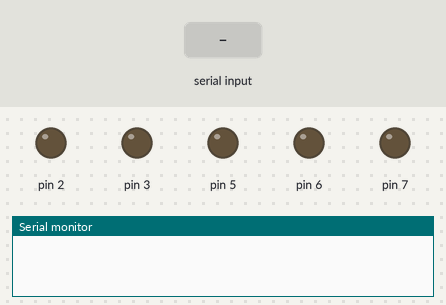
Recording of a sketch running on a simulated Arduino Mega 2560, built with avr-gcc and run on an emulated ATmega2560. Shown: output pins drawn as LEDs (lit = HIGH), the last lines printed to the serial monitor. The inputs (shaded band) are chosen by the test bench.

Above: at 1.2 s.
1.3 s: "1" received over the second serial link
At 6.0 s:
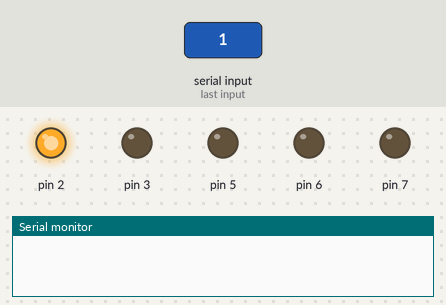
At 27.5 s:
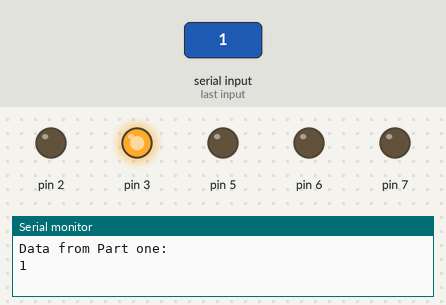
Timing chart, 0 to 33.5 s (numbered marks = the images above; inputs shaded):
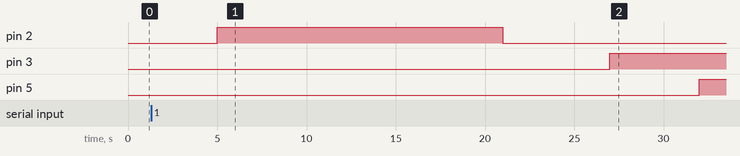

The sketch:

MasterArduino.ino
```cpp
#include <SoftwareSerial.h>

// software serial #1: RX = digital pin 10, TX = digital pin 11
SoftwareSerial portOne(10, 11);

// software serial #2: RX = digital pin 8, TX = digital pin 9
// on the Mega, use other pins instead, since 8 and 9 don't work on the Mega


void setup() {
  // Open serial communications and wait for port to open:
  Serial.begin(9600);
  while (!Serial) {
    ; // wait for serial port to connect. Needed for native USB port only
  }


  // Start each software serial port

  pinMode(2, OUTPUT);
  pinMode(3, OUTPUT);
  pinMode(5, OUTPUT);
  pinMode(6, OUTPUT);
  pinMode(7, OUTPUT);
}

void loop() {
  // By default, the last intialized port is listening.
  // when you want to listen on a port, explicitly select it:
  digitalWrite(2, LOW);
  digitalWrite(3, LOW);
  delay(5000);
  // One ------------ 2 HIGH
  digitalWrite(2, HIGH);
  delay(5000);
  Serial.println("Data from Part one:");
  // pin Select
  digitalWrite(5, LOW);
  digitalWrite(6, LOW);
  digitalWrite(7, LOW);
  delay(1000);

  SerialRead();
  delay(5000);
  digitalWrite(2, LOW);

  // blank line to separate data from the two ports:
  // Serial.println();
  delay(3000);
  digitalWrite(2, LOW);
  digitalWrite(3, LOW);
  digitalWrite(5, LOW);
  digitalWrite(6, LOW);
  digitalWrite(7, LOW);
  delay(3000);

  // Two ----- 3 HIGH
  digitalWrite(3, HIGH);
  delay(5000);
  Serial.println("Data from Part Two:");

  // pin Select
  digitalWrite(5, HIGH);
  digitalWrite(6, LOW);
  digitalWrite(7, LOW);
  delay(1000);

  SerialRead();
  delay(5000);
  digitalWrite(3, LOW);

  // pin Select
  digitalWrite(5, LOW);
  digitalWrite(6, LOW);
  digitalWrite(7, LOW);
  delay(2000);
}


void SerialRead(){
  portOne.begin(115200);
  portOne.listen();
  String a = "";
  while (portOne.available() > 0) {
    char inByte1 = portOne.read();
    a += inByte1;
    // Serial.write(inByte1);
  }
  Serial.println(a);
  a = "";
  delay(5000);
  Serial.println();
}
```
